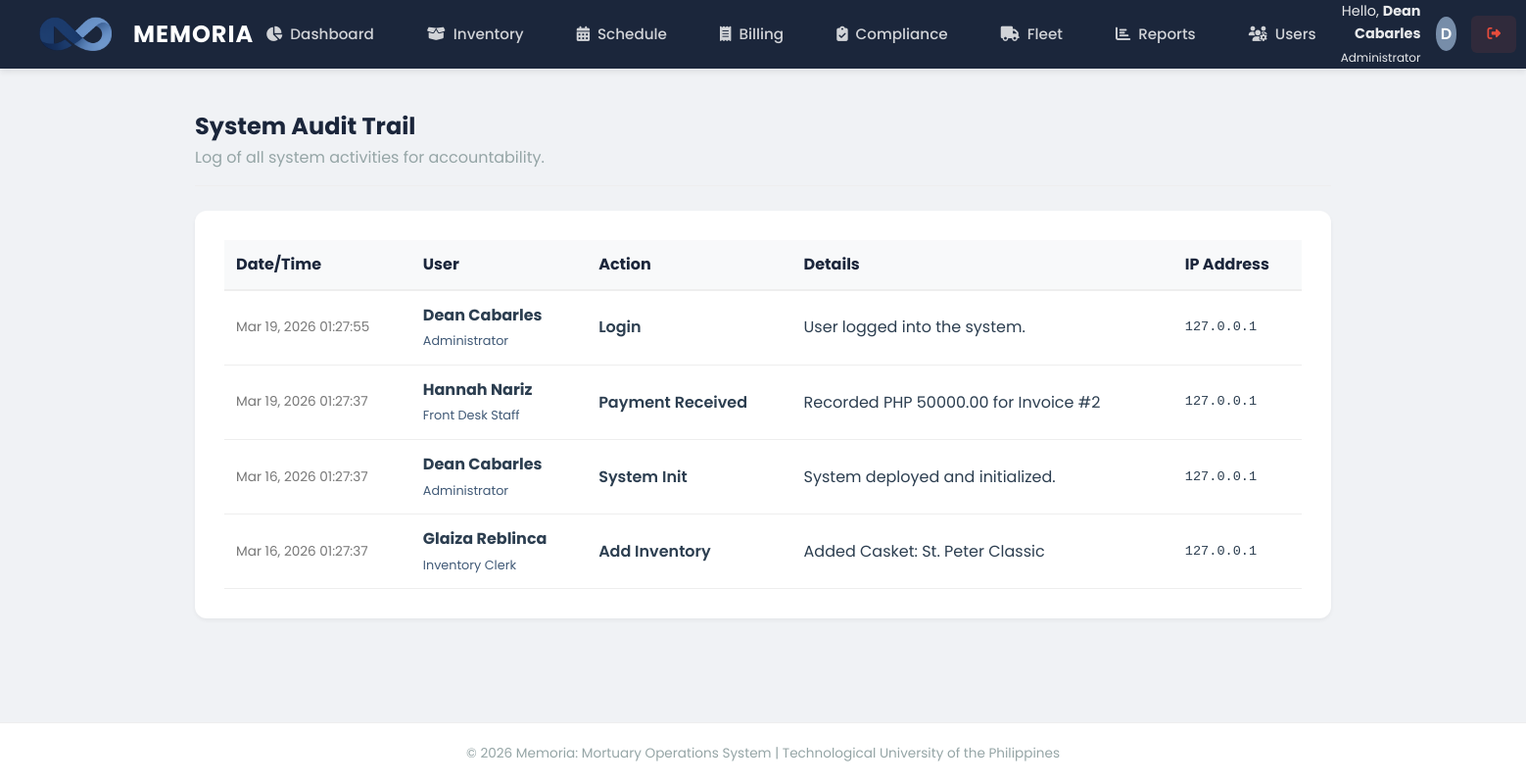
The page /modules/admin/audit_trail.php (signed in) on the database its author committed.
### tables this page shows
CREATE TABLE `audit_logs` (
  `id` int(11) NOT NULL,
  `user_id` int(11) DEFAULT NULL,
  `action` varchar(50) DEFAULT NULL,
  `details` text DEFAULT NULL,
  `ip_address` varchar(45) DEFAULT NULL,
  `created_at` timestamp NOT NULL DEFAULT current_timestamp()
);

CREATE TABLE `users` (
  `id` int(11) NOT NULL,
  `username` varchar(50) NOT NULL,
  `password` varchar(255) NOT NULL,
  `full_name` varchar(100) NOT NULL,
  `role` enum('Administrator','Front Desk Staff','Inventory Clerk','Fleet Coordinator','Driver') NOT NULL,
  `created_at` timestamp NOT NULL DEFAULT current_timestamp()
);

### modules/admin/audit_trail.php (the view, shortened to what this page needs)
<?php
include('../../includes/header.php');
?>
<div class="panel-header">
    <div>
        <h1 style="font-size: 1.5rem; color: var(--deep-navy);">System Audit Trail</h1>
        <p style="color: var(--text-light);">Log of all system activities for accountability.</p>
    </div>
</div>
<div class="panel">
    <table style="width: 100%; border-collapse: collapse;">
        <thead>
            <tr style="background: #f8f9fa; text-align: left; color: var(--deep-navy);">
                <th style="padding: 12px; border-bottom: 2px solid #eee;">Date/Time</th>
                <th style="padding: 12px; border-bottom: 2px solid #eee;">User</th>
                <th style="padding: 12px; border-bottom: 2px solid #eee;">Action</th>
                <th style="padding: 12px; border-bottom: 2px solid #eee;">Details</th>
                <th style="padding: 12px; border-bottom: 2px solid #eee;">IP Address</th>
            </tr>
        </thead>
        <tbody>
            <?php
            $query = "SELECT a.*, u.full_name, u.role
                      FROM audit_logs a
                      LEFT JOIN users u ON a.user_id = u.id
                      ORDER BY a.created_at DESC LIMIT 50";
            $result = mysqli_query($conn, $query);
            if (mysqli_num_rows($result) > 0) {
                while ($row = mysqli_fetch_assoc($result)) {
                    echo "<tr>
                        <td style='padding: 12px; border-bottom: 1px solid #eee; color: #777; font-size: 0.85rem;'>" . date('M d, Y H:i:s', strtotime($row['created_at'])) . "</td>
                        <td style='padding: 12px; border-bottom: 1px solid #eee;'>
                            <strong>" . htmlspecialchars($row['full_name']) . "</strong><br>
                            <span style='font-size: 0.8rem; color: var(--slate-blue);'>" . htmlspecialchars($row['role']) . "</span>
                        </td>
                        <td style='padding: 12px; border-bottom: 1px solid #eee; font-weight: 600;'>" . htmlspecialchars($row['action']) . "</td>
                        <td style='padding: 12px; border-bottom: 1px solid #eee;'>" . htmlspecialchars($row['details']) . "</td>
                        <td style='padding: 12px; border-bottom: 1px solid #eee; font-family: monospace; font-size: 0.85rem;'>" . htmlspecialchars($row['ip_address']) . "</td>
                    </tr>";
                }
            } else {
                echo "<tr><td colspan='5' style='text-align: center; padding: 20px;'>No logs recorded yet.</td></tr>";
            }
            ?>
        </tbody>
    </table>
</div>
<?php include('../../includes/footer.php'); ?>

### assets/css/style.css (style rules this page uses)
:root { --deep-navy: #1B263B; --slate-blue: #415A77; --cloud-gray: #E0E1DD; --muted-teal: #778DA9; --white: #FFFFFF; --danger: #e74c3c; --success: #2ecc71; --text-dark: #2c3e50; --text-light: #95a5a6; --shadow-sm: 0 2px 4px rgba(0,0,0,0.05); --shadow-md: 0 4px 6px rgba(0,0,0,0.07); --shadow-lg: 0 10px 15px rgba(0,0,0,0.1); }
* { margin: 0; padding: 0; box-sizing: border-box; }
body { font-family: 'Poppins', sans-serif; background-color: #F0F2F5; color: var(--text-dark); line-height: 1.6; min-height: 100vh; display: flex; flex-direction: column; }
.panel { background: var(--white); border-radius: 12px; box-shadow: var(--shadow-sm); padding: 30px; margin-bottom: 30px; }
.panel-header { display: flex; justify-content: space-between; align-items: center; margin-bottom: 25px; border-bottom: 1px solid #eee; padding-bottom: 15px; }

### rows shown on the page
audit_logs: created_at "Mar 19, 2026 01:27:55", user.full_name "Dean Cabarles", user.role "Administrator", action "Login", details "User logged into the system.", ip_address "127.0.0.1"
audit_logs: created_at "Mar 19, 2026 01:27:37", user.full_name "Hannah Nariz", user.role "Front Desk Staff", action "Payment Received", details "Recorded PHP 50000.00 for Invoice #2", ip_address "127.0.0.1"
audit_logs: created_at "Mar 16, 2026 01:27:37", user.full_name "Dean Cabarles", user.role "Administrator", action "System Init", details "System deployed and initialized.", ip_address "127.0.0.1"
audit_logs: created_at "Mar 16, 2026 01:27:37", user.full_name "Glaiza Reblinca", user.role "Inventory Clerk", action "Add Inventory", details "Added Casket: St. Peter Classic", ip_address "127.0.0.1"

### other values the page prints
$_SESSION['full_name'] "Dean Cabarles"
$_SESSION['role'] "Administrator"
substr($_SESSION['full_name'], 0, 1) "D"
